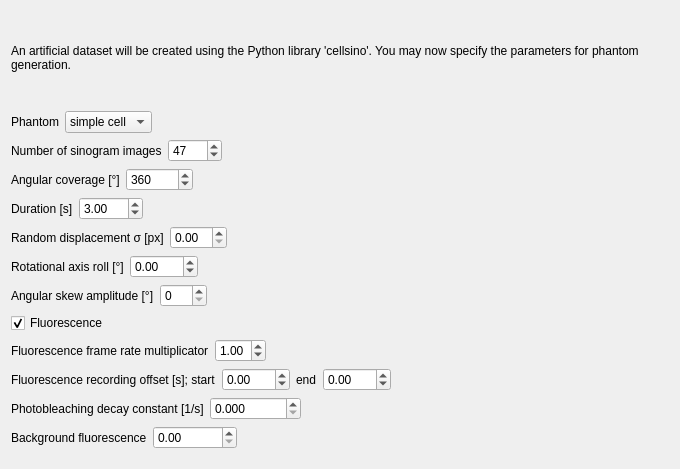
<?xml version="1.0" encoding="UTF-8"?>
<ui version="4.0">
 <class>WizardPage</class>
 <widget class="QWizardPage" name="WizardPage">
  <property name="geometry">
   <rect>
    <x>0</x>
    <y>0</y>
    <width>680</width>
    <height>469</height>
   </rect>
  </property>
  <property name="windowTitle">
   <string>WizardPage</string>
  </property>
  <layout class="QHBoxLayout" name="horizontalLayout">
   <item>
    <layout class="QVBoxLayout" name="verticalLayout">
     <property name="spacing">
      <number>6</number>
     </property>
     <item>
      <widget class="QLabel" name="label">
       <property name="text">
        <string>An artificial dataset will be created using the Python library 'cellsino'. You may now specify the parameters for phantom generation.</string>
       </property>
       <property name="wordWrap">
        <bool>true</bool>
       </property>
      </widget>
     </item>
     <item>
      <layout class="QHBoxLayout" name="horizontalLayout_2">
       <item>
        <widget class="QLabel" name="label_2">
         <property name="sizePolicy">
          <sizepolicy hsizetype="Minimum" vsizetype="Preferred">
           <horstretch>0</horstretch>
           <verstretch>0</verstretch>
          </sizepolicy>
         </property>
         <property name="text">
          <string>Phantom</string>
         </property>
        </widget>
       </item>
       <item>
        <widget class="QComboBox" name="comboBox_phantom">
         <property name="sizePolicy">
          <sizepolicy hsizetype="Minimum" vsizetype="Fixed">
           <horstretch>0</horstretch>
           <verstretch>0</verstretch>
          </sizepolicy>
         </property>
         <item>
          <property name="text">
           <string>simple cell</string>
          </property>
         </item>
        </widget>
       </item>
       <item>
        <spacer name="horizontalSpacer">
         <property name="orientation">
          <enum>Qt::Horizontal</enum>
         </property>
         <property name="sizeHint" stdset="0">
          <size>
           <width>40</width>
           <height>20</height>
          </size>
         </property>
        </spacer>
       </item>
      </layout>
     </item>
     <item>
      <layout class="QHBoxLayout" name="horizontalLayout_4">
       <item>
        <widget class="QLabel" name="label_4">
         <property name="text">
          <string>Number of sinogram images</string>
         </property>
        </widget>
       </item>
       <item>
        <widget class="QSpinBox" name="spinBox_angnum">
         <property name="minimum">
          <number>2</number>
         </property>
         <property name="maximum">
          <number>1000</number>
         </property>
         <property name="value">
          <number>47</number>
         </property>
        </widget>
       </item>
       <item>
        <spacer name="horizontalSpacer_3">
         <property name="orientation">
          <enum>Qt::Horizontal</enum>
         </property>
         <property name="sizeHint" stdset="0">
          <size>
           <width>40</width>
           <height>20</height>
          </size>
         </property>
        </spacer>
       </item>
      </layout>
     </item>
     <item>
      <layout class="QHBoxLayout" name="horizontalLayout_3">
       <item>
        <widget class="QLabel" name="label_3">
         <property name="sizePolicy">
          <sizepolicy hsizetype="Minimum" vsizetype="Preferred">
           <horstretch>0</horstretch>
           <verstretch>0</verstretch>
          </sizepolicy>
         </property>
         <property name="text">
          <string>Angular coverage [°]</string>
         </property>
        </widget>
       </item>
       <item>
        <widget class="QSpinBox" name="spinBox_angcov">
         <property name="minimum">
          <number>20</number>
         </property>
         <property name="maximum">
          <number>9999999</number>
         </property>
         <property name="value">
          <number>360</number>
         </property>
        </widget>
       </item>
       <item>
        <spacer name="horizontalSpacer_2">
         <property name="orientation">
          <enum>Qt::Horizontal</enum>
         </property>
         <property name="sizeHint" stdset="0">
          <size>
           <width>40</width>
           <height>20</height>
          </size>
         </property>
        </spacer>
       </item>
      </layout>
     </item>
     <item>
      <layout class="QHBoxLayout" name="horizontalLayout_8">
       <item>
        <widget class="QLabel" name="label_9">
         <property name="text">
          <string>Duration [s]</string>
         </property>
        </widget>
       </item>
       <item>
        <widget class="QDoubleSpinBox" name="doubleSpinBox_duration">
         <property name="decimals">
          <number>2</number>
         </property>
         <property name="minimum">
          <double>1.000000000000000</double>
         </property>
         <property name="maximum">
          <double>100.000000000000000</double>
         </property>
         <property name="value">
          <double>3.000000000000000</double>
         </property>
        </widget>
       </item>
       <item>
        <spacer name="horizontalSpacer_7">
         <property name="orientation">
          <enum>Qt::Horizontal</enum>
         </property>
         <property name="sizeHint" stdset="0">
          <size>
           <width>40</width>
           <height>20</height>
          </size>
         </property>
        </spacer>
       </item>
      </layout>
     </item>
     <item>
      <layout class="QHBoxLayout" name="horizontalLayout_5">
       <item>
        <widget class="QLabel" name="label_5">
         <property name="text">
          <string>Random displacement σ [px]</string>
         </property>
        </widget>
       </item>
       <item>
        <widget class="QDoubleSpinBox" name="doubleSpinBox_disp">
         <property name="decimals">
          <number>2</number>
         </property>
         <property name="maximum">
          <double>20.000000000000000</double>
         </property>
        </widget>
       </item>
       <item>
        <spacer name="horizontalSpacer_4">
         <property name="orientation">
          <enum>Qt::Horizontal</enum>
         </property>
         <property name="sizeHint" stdset="0">
          <size>
           <width>40</width>
           <height>20</height>
          </size>
         </property>
        </spacer>
       </item>
      </layout>
     </item>
     <item>
      <layout class="QHBoxLayout" name="horizontalLayout_6">
       <item>
        <widget class="QLabel" name="label_6">
         <property name="text">
          <string>Rotational axis roll [°]</string>
         </property>
        </widget>
       </item>
       <item>
        <widget class="QDoubleSpinBox" name="doubleSpinBox_axis_roll">
         <property name="decimals">
          <number>2</number>
         </property>
         <property name="minimum">
          <double>-180.000000000000000</double>
         </property>
         <property name="maximum">
          <double>180.000000000000000</double>
         </property>
         <property name="value">
          <double>0.000000000000000</double>
         </property>
        </widget>
       </item>
       <item>
        <spacer name="horizontalSpacer_5">
         <property name="orientation">
          <enum>Qt::Horizontal</enum>
         </property>
         <property name="sizeHint" stdset="0">
          <size>
           <width>40</width>
           <height>20</height>
          </size>
         </property>
        </spacer>
       </item>
      </layout>
     </item>
     <item>
      <layout class="QHBoxLayout" name="horizontalLayout_12">
       <item>
        <widget class="QLabel" name="label_13">
         <property name="text">
          <string>Angular skew amplitude [°]</string>
         </property>
        </widget>
       </item>
       <item>
        <widget class="QSpinBox" name="spinBox_rot_skew">
         <property name="maximum">
          <number>180</number>
         </property>
        </widget>
       </item>
       <item>
        <spacer name="horizontalSpacer_11">
         <property name="orientation">
          <enum>Qt::Horizontal</enum>
         </property>
         <property name="sizeHint" stdset="0">
          <size>
           <width>40</width>
           <height>20</height>
          </size>
         </property>
        </spacer>
       </item>
      </layout>
     </item>
     <item>
      <widget class="QCheckBox" name="checkBox_fl">
       <property name="enabled">
        <bool>true</bool>
       </property>
       <property name="text">
        <string>Fluorescence</string>
       </property>
       <property name="checked">
        <bool>true</bool>
       </property>
      </widget>
     </item>
     <item>
      <widget class="QWidget" name="widget_fl" native="true">
       <layout class="QVBoxLayout" name="verticalLayout_3">
        <property name="spacing">
         <number>6</number>
        </property>
        <property name="leftMargin">
         <number>0</number>
        </property>
        <property name="topMargin">
         <number>0</number>
        </property>
        <property name="rightMargin">
         <number>0</number>
        </property>
        <item>
         <layout class="QHBoxLayout" name="horizontalLayout_9">
          <item>
           <widget class="QLabel" name="label_10">
            <property name="text">
             <string>Fluorescence frame rate multiplicator</string>
            </property>
           </widget>
          </item>
          <item>
           <widget class="QDoubleSpinBox" name="doubleSpinBox_fl_fr_mult">
            <property name="minimum">
             <double>0.010000000000000</double>
            </property>
            <property name="maximum">
             <double>5.000000000000000</double>
            </property>
            <property name="singleStep">
             <double>0.050000000000000</double>
            </property>
            <property name="value">
             <double>1.000000000000000</double>
            </property>
           </widget>
          </item>
          <item>
           <spacer name="horizontalSpacer_8">
            <property name="orientation">
             <enum>Qt::Horizontal</enum>
            </property>
            <property name="sizeHint" stdset="0">
             <size>
              <width>40</width>
              <height>20</height>
             </size>
            </property>
           </spacer>
          </item>
         </layout>
        </item>
        <item>
         <layout class="QHBoxLayout" name="horizontalLayout_7">
          <item>
           <widget class="QLabel" name="label_7">
            <property name="text">
             <string>Fluorescence recording offset [s]; start</string>
            </property>
           </widget>
          </item>
          <item>
           <widget class="QDoubleSpinBox" name="doubleSpinBox_fl_start">
            <property name="minimum">
             <double>-100.000000000000000</double>
            </property>
            <property name="maximum">
             <double>100.000000000000000</double>
            </property>
            <property name="singleStep">
             <double>0.050000000000000</double>
            </property>
           </widget>
          </item>
          <item>
           <widget class="QLabel" name="label_8">
            <property name="text">
             <string>end</string>
            </property>
           </widget>
          </item>
          <item>
           <widget class="QDoubleSpinBox" name="doubleSpinBox_fl_end">
            <property name="minimum">
             <double>-100.000000000000000</double>
            </property>
            <property name="maximum">
             <double>100.000000000000000</double>
            </property>
            <property name="singleStep">
             <double>0.050000000000000</double>
            </property>
           </widget>
          </item>
          <item>
           <spacer name="horizontalSpacer_6">
            <property name="orientation">
             <enum>Qt::Horizontal</enum>
            </property>
            <property name="sizeHint" stdset="0">
             <size>
              <width>40</width>
              <height>20</height>
             </size>
            </property>
           </spacer>
          </item>
         </layout>
        </item>
        <item>
         <layout class="QHBoxLayout" name="horizontalLayout_10">
          <property name="topMargin">
           <number>0</number>
          </property>
          <item>
           <widget class="QLabel" name="label_11">
            <property name="text">
             <string>Photobleaching decay constant [1/s]</string>
            </property>
           </widget>
          </item>
          <item>
           <widget class="QDoubleSpinBox" name="doubleSpinBox_fl_bleach">
            <property name="decimals">
             <number>3</number>
            </property>
            <property name="maximum">
             <double>999999.000000000000000</double>
            </property>
            <property name="singleStep">
             <double>0.100000000000000</double>
            </property>
           </widget>
          </item>
          <item>
           <spacer name="horizontalSpacer_9">
            <property name="orientation">
             <enum>Qt::Horizontal</enum>
            </property>
            <property name="sizeHint" stdset="0">
             <size>
              <width>40</width>
              <height>20</height>
             </size>
            </property>
           </spacer>
          </item>
         </layout>
        </item>
        <item>
         <layout class="QHBoxLayout" name="horizontalLayout_11">
          <property name="topMargin">
           <number>0</number>
          </property>
          <item>
           <widget class="QLabel" name="label_12">
            <property name="text">
             <string>Background fluorescence</string>
            </property>
           </widget>
          </item>
          <item>
           <widget class="QDoubleSpinBox" name="doubleSpinBox_flbg">
            <property name="maximum">
             <double>999999.000000000000000</double>
            </property>
           </widget>
          </item>
          <item>
           <spacer name="horizontalSpacer_10">
            <property name="orientation">
             <enum>Qt::Horizontal</enum>
            </property>
            <property name="sizeHint" stdset="0">
             <size>
              <width>40</width>
              <height>20</height>
             </size>
            </property>
           </spacer>
          </item>
         </layout>
        </item>
       </layout>
      </widget>
     </item>
    </layout>
   </item>
  </layout>
 </widget>
 <resources/>
 <connections>
  <connection>
   <sender>checkBox_fl</sender>
   <signal>toggled(bool)</signal>
   <receiver>widget_fl</receiver>
   <slot>setEnabled(bool)</slot>
   <hints>
    <hint type="sourcelabel">
     <x>243</x>
     <y>80</y>
    </hint>
    <hint type="destinationlabel">
     <x>339</x>
     <y>391</y>
    </hint>
   </hints>
  </connection>
 </connections>
</ui>
